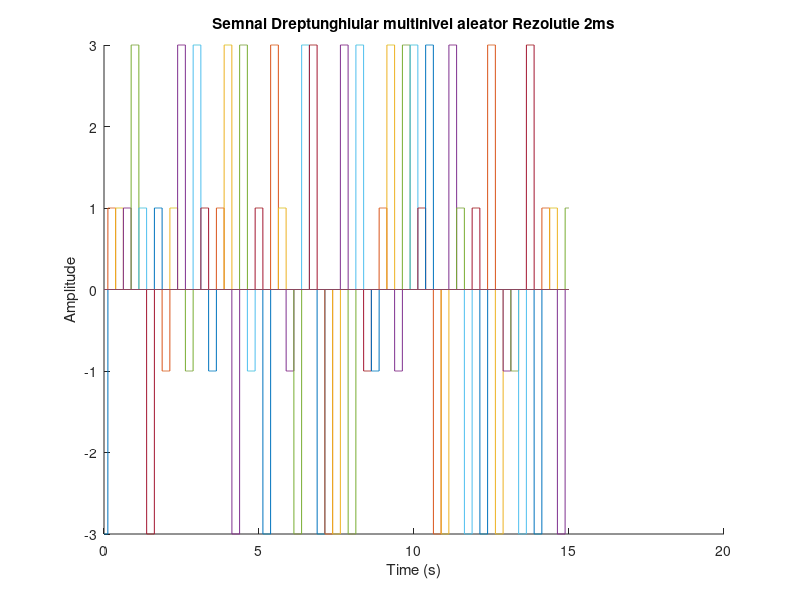
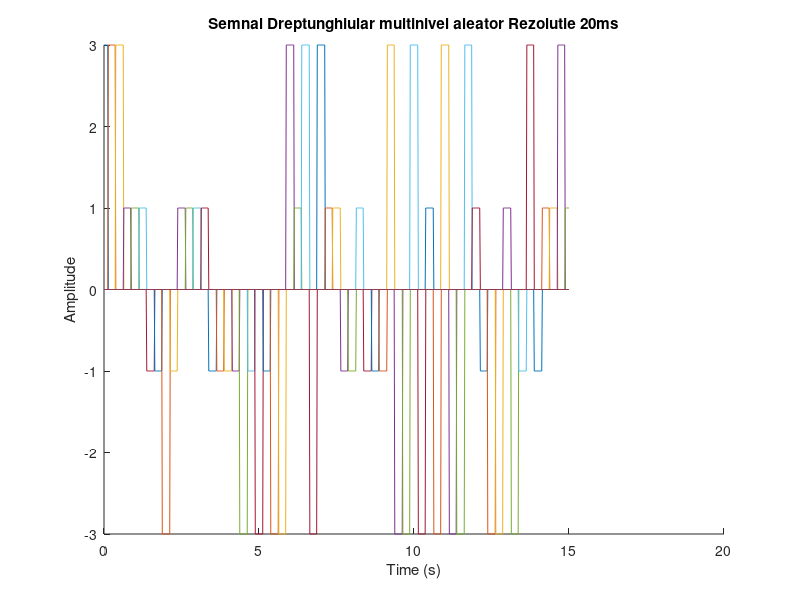
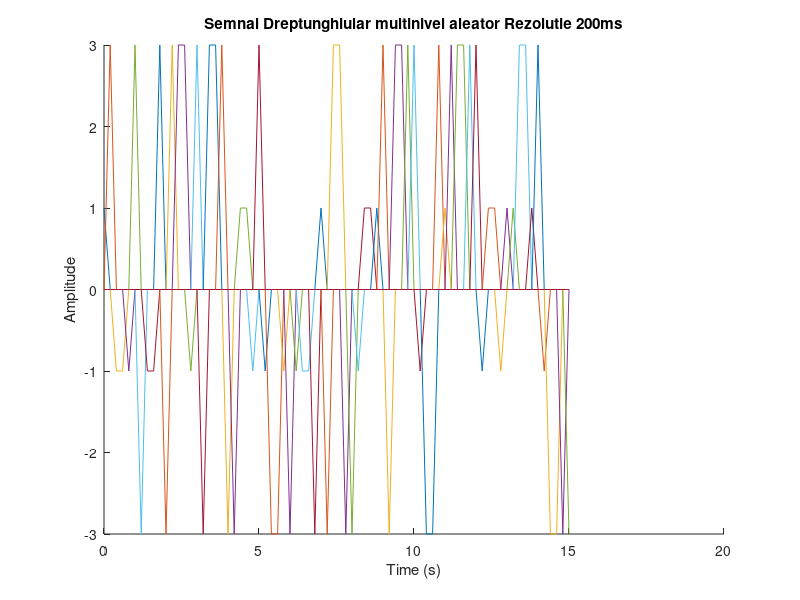

Write the MATLAB code that produced these figures, in order.

function bex3()

t=0:0.002:15; %rezolutia 2ms
niv = [ -3 -1 1 3 ];
figure(1)
hold on
title('Semnal Dreptunghiular multinivel aleator Rezolutie 2ms')
xlabel('Time (s)')
ylabel('Amplitude')
for n=0:0.25:40 % de ce 40? 0.25 ? (Vedeti in fisierul "NotePad" din file)
    y = datasample(niv, 1)
    plot(t, y*rectpuls(t-n, 0.25)) %trasarea graficului
end


t=0:0.02:15;    %rezolutie temporala 20ms
niv = [ -3 -1 1 3 ];
figure(2)
hold on
title('Semnal Dreptunghiular multinivel aleator Rezolutie 20ms')
xlabel('Time (s)')
ylabel('Amplitude')
for n=0:0.25:40
    y = datasample(niv, 1)
    plot(t, y*rectpuls(t-n, 0.25))
end


t=0:0.2:15; %rezolutie temporala 200ms
niv = [ -3 -1 1 3 ];
figure(3)
hold on
title('Semnal Dreptunghiular multinivel aleator Rezolutie 200ms')
xlabel('Time (s)')
ylabel('Amplitude')
for n=0:0.25:40
    y = datasample(niv, 1)
    plot(t, y*rectpuls(t-n, 0.25))
end


end